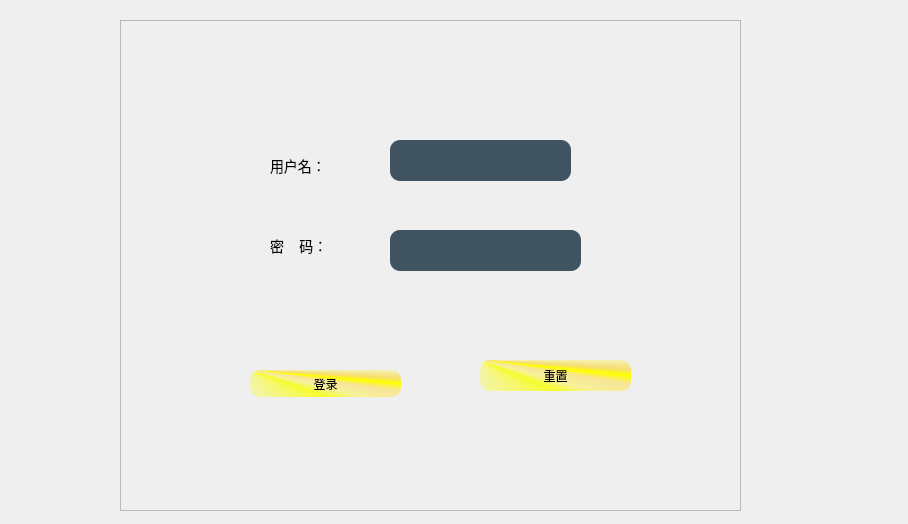
<?xml version="1.0" encoding="UTF-8"?>
<ui version="4.0">
 <class>login</class>
 <widget class="QWidget" name="login">
  <property name="geometry">
   <rect>
    <x>0</x>
    <y>0</y>
    <width>908</width>
    <height>524</height>
   </rect>
  </property>
  <property name="windowTitle">
   <string>Form</string>
  </property>
  <widget class="QFrame" name="frame">
   <property name="geometry">
    <rect>
     <x>120</x>
     <y>20</y>
     <width>621</width>
     <height>491</height>
    </rect>
   </property>
   <property name="styleSheet">
    <string notr="true">*{
	background-image: url(:/new/prefix1/lsk.jpeg);

}
QLineEdit{
color:#8d98a1;
background-color:#405361;
font-size:16px;
border-style:outset;
border-radius:10px;
font-style:MingLiU-ExtB;
}
QPushButton{
background:#ced1d8;
border-style:outset;
border-radius:10px;
font-style:MingLiU-ExtB;
}
QPushButton:pressed{
background-color:rgb(224,0,0);
border-style:inset;
font-style:MingLiU-ExtB;
}
QCheckBox{
background:rgba(85,170,255,0);
color:white;
font-style:MingLiU-ExtB;
}
QLabel{
background:rgba(85,170,255,0);
color:white;
font-style:MingLiU-ExtB;
font-size:14px;
}
</string>
   </property>
   <property name="frameShape">
    <enum>QFrame::StyledPanel</enum>
   </property>
   <property name="frameShadow">
    <enum>QFrame::Raised</enum>
   </property>
   <widget class="QPushButton" name="pushButton_2">
    <property name="geometry">
     <rect>
      <x>360</x>
      <y>340</y>
      <width>151</width>
      <height>31</height>
     </rect>
    </property>
    <property name="styleSheet">
     <string notr="true">background-color: qradialgradient(spread:repeat, cx:0.5, cy:0.5, radius:0.077, fx:0.5, fy:0.5, stop:0 rgba(0, 169, 255, 147), stop:0.497326 rgba(0, 0, 0, 147), stop:1 rgba(0, 169, 255, 147));
background-color: qconicalgradient(cx:0, cy:0, angle:135, stop:0 rgba(255, 255, 0, 69), stop:0.375 rgba(255, 255, 0, 69), stop:0.423533 rgba(251, 255, 0, 145), stop:0.45 rgba(247, 255, 0, 208), stop:0.477581 rgba(255, 244, 71, 130), stop:0.518717 rgba(255, 218, 71, 130), stop:0.55 rgba(255, 255, 0, 255), stop:0.57754 rgba(255, 203, 0, 130), stop:0.625 rgba(255, 255, 0, 69), stop:1 rgba(255, 255, 0, 69));</string>
    </property>
    <property name="text">
     <string>重置</string>
    </property>
   </widget>
   <widget class="QLineEdit" name="le_username">
    <property name="geometry">
     <rect>
      <x>270</x>
      <y>120</y>
      <width>181</width>
      <height>41</height>
     </rect>
    </property>
    <property name="styleSheet">
     <string notr="true">color: rgb(255, 0, 0);
font: 20pt &quot;Ubuntu&quot;;
font: 75 italic 11pt &quot;Ubuntu&quot;;</string>
    </property>
   </widget>
   <widget class="QLabel" name="label_2">
    <property name="geometry">
     <rect>
      <x>150</x>
      <y>210</y>
      <width>71</width>
      <height>31</height>
     </rect>
    </property>
    <property name="styleSheet">
     <string notr="true">color: rgb(0, 0, 0);
font: 20pt &quot;Ubuntu&quot;;
font: 75 italic 11pt &quot;Ubuntu&quot;;</string>
    </property>
    <property name="text">
     <string>密    码：</string>
    </property>
   </widget>
   <widget class="QPushButton" name="pushButton">
    <property name="geometry">
     <rect>
      <x>130</x>
      <y>350</y>
      <width>151</width>
      <height>27</height>
     </rect>
    </property>
    <property name="styleSheet">
     <string notr="true">background-color: qconicalgradient(cx:0, cy:0, angle:135, stop:0 rgba(255, 255, 0, 69), stop:0.375 rgba(255, 255, 0, 69), stop:0.423533 rgba(251, 255, 0, 145), stop:0.45 rgba(247, 255, 0, 208), stop:0.477581 rgba(255, 244, 71, 130), stop:0.518717 rgba(255, 218, 71, 130), stop:0.55 rgba(255, 255, 0, 255), stop:0.57754 rgba(255, 203, 0, 130), stop:0.625 rgba(255, 255, 0, 69), stop:1 rgba(255, 255, 0, 69));</string>
    </property>
    <property name="text">
     <string>登录</string>
    </property>
   </widget>
   <widget class="QLineEdit" name="le_pwd">
    <property name="geometry">
     <rect>
      <x>270</x>
      <y>210</y>
      <width>191</width>
      <height>41</height>
     </rect>
    </property>
    <property name="styleSheet">
     <string notr="true">color: rgb(255, 0, 0);
font: 20pt &quot;Ubuntu&quot;;
font: 75 italic 11pt &quot;Ubuntu&quot;;</string>
    </property>
   </widget>
   <widget class="QLabel" name="label">
    <property name="geometry">
     <rect>
      <x>150</x>
      <y>130</y>
      <width>71</width>
      <height>31</height>
     </rect>
    </property>
    <property name="styleSheet">
     <string notr="true">color: rgb(0, 0, 0);
font: 20pt &quot;Ubuntu&quot;;
font: 75 italic 11pt &quot;Ubuntu&quot;;</string>
    </property>
    <property name="text">
     <string>用户名：</string>
    </property>
   </widget>
   <widget class="QLabel" name="label_3">
    <property name="geometry">
     <rect>
      <x>160</x>
      <y>240</y>
      <width>271</width>
      <height>31</height>
     </rect>
    </property>
    <property name="styleSheet">
     <string notr="true">color: rgb(0, 0, 0);
font: 20pt &quot;Ubuntu&quot;;
font: 75 italic 11pt &quot;Ubuntu&quot;;</string>
    </property>
    <property name="text">
     <string/>
    </property>
   </widget>
  </widget>
 </widget>
 <resources/>
 <connections/>
</ui>
